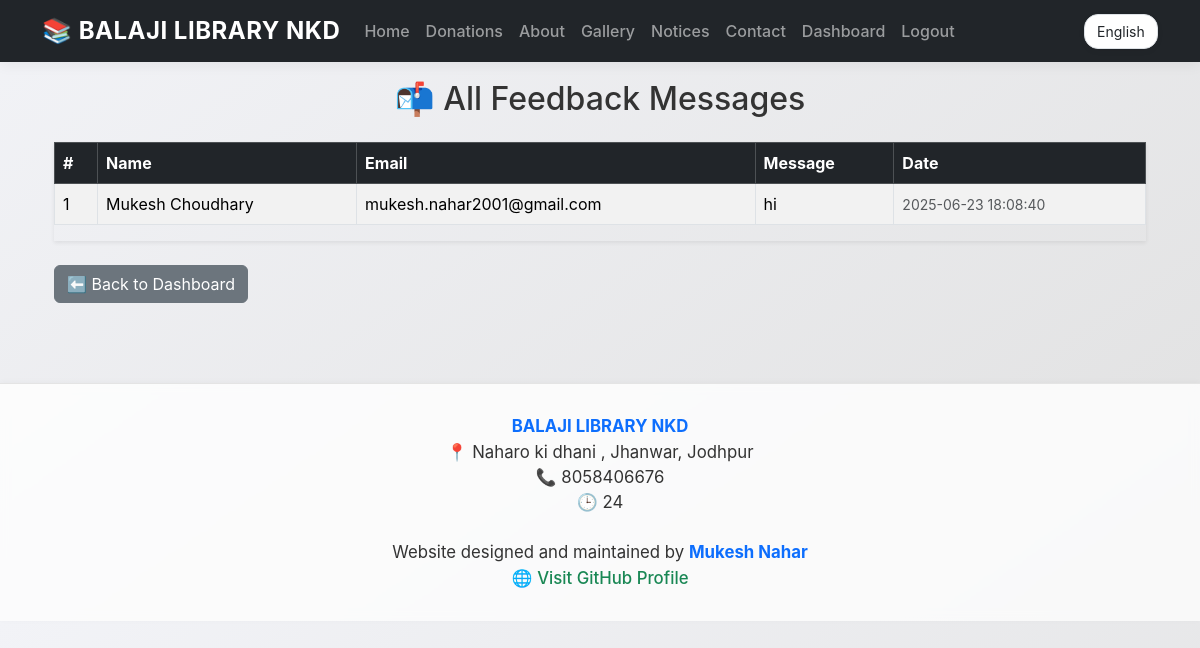
Page /admin/feedback (signed in) on the committed database.
### tables this page shows
CREATE TABLE settings (
    id INTEGER PRIMARY KEY AUTOINCREMENT,
    total_seats INTEGER DEFAULT 60
, library_name TEXT, library_address TEXT, library_phone TEXT, opening_hours TEXT, about TEXT);

CREATE TABLE feedback (
    id INTEGER PRIMARY KEY AUTOINCREMENT,
    name TEXT,
    email TEXT,
    message TEXT,
    date TEXT
);

### app.py (the view)
@app.route('/admin/feedback')
def view_feedback():
    if 'admin' not in session:
        flash("Admin login required!", "danger")
        return redirect(url_for('admin_login'))
    conn = sqlite3.connect(DB_PATH)
    conn.row_factory = sqlite3.Row
    cur = conn.cursor()
    cur.execute("SELECT * FROM feedback ORDER BY date DESC")
    feedbacks = cur.fetchall()
    conn.close()
    return render_template('feedback_list.html', feedbacks=feedbacks)

### app.py (called while the page is built)
@app.context_processor
def inject_library_settings():
    conn = sqlite3.connect(DB_PATH)
    conn.row_factory = sqlite3.Row
    cur = conn.cursor()
    cur.execute("SELECT * FROM settings LIMIT 1")
    settings = cur.fetchone()
    conn.close()
    return dict(library_settings=settings)

### templates/feedback_list.html (shortened to what this page needs)
{% extends "layout.html" %}
{% block content %}
<div class="container my-5">
  <h2 class="mb-4 text-center">📬 All Feedback Messages</h2>
  {% if feedbacks and feedbacks|length > 0 %}
    <div class="table-responsive shadow-sm">
      <table class="table table-bordered table-striped align-middle">
        <thead class="table-dark">
          <tr>
            <th>#</th>
            <th>Name</th>
            <th>Email</th>
            <th>Message</th>
            <th>Date</th>
          </tr>
        </thead>
        <tbody>
          {% for fb in feedbacks %}
          <tr>
            <td>{{ loop.index }}</td>
            <td>{{ fb['name'] }}</td>
            <td>{{ fb['email'] or '—' }}</td>
            <td>{{ fb['message'] }}</td>
            <td><small class="text-muted">{{ fb['date'] }}</small></td>
          </tr>
          {% endfor %}
        </tbody>
      </table>
    </div>
  {% else %}
    <div class="alert alert-info">No feedback received yet.</div>
  {% endif %}
  <a href="{{ url_for('dashboard') }}" class="btn btn-secondary mt-4">⬅️ Back to Dashboard</a>
</div>
{% endblock %}

### templates/layout.html (shortened to what this page needs)
<!DOCTYPE html>
<html lang="en">
<head>
  <link href="https://cdn.jsdelivr.net/npm/bootstrap@5.3.2/dist/css/bootstrap.min.css" rel="stylesheet">
</head>
<body>
<nav class="navbar navbar-expand-lg navbar-dark bg-dark fixed-top">
  <div class="container">
    <a class="navbar-brand fw-bold" href="{{ url_for('index') }}">
      📚 {{ library_settings.library_name or 'Balaji Library' }}
    </a>
    <div class="collapse navbar-collapse" id="navbarNav">
      <ul class="navbar-nav me-auto mb-2 mb-lg-0">
        <li class="nav-item"><a class="nav-link" href="{{ url_for('index') }}">Home</a></li>
        <li class="nav-item"><a class="nav-link" href="{{ url_for('donations') }}"> Donations</a></li>
        <li class="nav-item"><a class="nav-link" href="{{ url_for('about') }}">About</a></li>
        <li class="nav-item"><a class="nav-link" href="{{ url_for('gallery') }}">Gallery</a></li>
        <li class="nav-item"><a class="nav-link" href="{{ url_for('notice_board') }}"> Notices</a></li>
        <li class="nav-item"><a class="nav-link" href="{{ url_for('contact') }}">Contact</a></li>
        {% if session.get('admin') %}
        <li class="nav-item"><a class="nav-link" href="{{ url_for('dashboard') }}">Dashboard</a></li>
        <li class="nav-item"><a class="nav-link" href="{{ url_for('logout') }}">Logout</a></li>
        {% elif session.get('student') %}
        <li class="nav-item"><a class="nav-link" href="{{ url_for('logout') }}">Logout</a></li>
        {% else %}
        <li class="nav-item"><a class="nav-link" href="{{ url_for('student_login') }}">Student Login</a></li>
        <li class="nav-item"><a class="nav-link" href="{{ url_for('admin_login') }}">Admin Login</a></li>
        {% endif %}
      </ul>
      <div class="lang-switcher d-flex align-items-center">
        <form method="POST" action="{{ url_for('set_language') }}">
          <select name="lang" onchange="this.form.submit()" class="form-select form-select-sm">
            <option value="en" {% if session.get('lang') == 'en' %}selected{% endif %}>English</option>
          </select>
        </form>
      </div>
    </div>
  </div>
</nav>
<div class="container" style="margin-top: 80px;">
  {% block content %}
  {% endblock %}
</div>
<footer>
  <strong>{{ library_settings.library_name or 'Balaji Library' }}</strong><br>
  📍 {{ library_settings.library_address or 'Address not set' }}<br>
  📞 {{ library_settings.library_phone or 'Phone not set' }}<br>
  🕒 {{ library_settings.opening_hours or 'Timing not set' }}<br>
  <br>
   Website designed and maintained by <strong>Mukesh Nahar</strong><br>
  🌐 <a href="https://github.com/mu119" target="_blank">Visit GitHub Profile</a>
</footer>
</body>
</html>

### templates/layout.html (style rules this page uses)
body { font-family: "SF Pro Display", -apple-system, BlinkMacSystemFont, "Segoe UI", Roboto, Oxygen, Ubuntu, Cantarell, sans-serif; background: linear-gradient(145deg, #f2f3f7, #e0e0e0); color: #333; }
.navbar { box-shadow: 0 4px 12px rgba(0, 0, 0, 0.05); backdrop-filter: blur(10px); background: rgba(0, 0, 0, 0.8); }
.navbar-brand { font-weight: 700; font-size: 1.5rem; letter-spacing: 0.5px; }
.nav-link { font-weight: 500; padding: 8px 16px; border-radius: 12px; transition: background 0.3s ease; }
.lang-switcher select { border-radius: 14px; padding: 6px 12px; background: #fff; border: 1px solid #dee2e6; box-shadow: 0 2px 6px rgba(0,0,0,0.05); }
.container { animation: fadeIn 0.4s ease-in-out; }
footer { background: rgba(255, 255, 255, 0.8); backdrop-filter: blur(5px); margin-top: 80px; border-top: 1px solid #e4e4e4; box-shadow: 0 -1px 6px rgba(0, 0, 0, 0.03); padding: 30px 0; font-size: 1.05rem; text-align: center; }
footer strong { color: #0d6efd; }
footer a { color: #198754; text-decoration: none; font-weight: 500; }

### rows in the picture
settings: library_name "BALAJI LIBRARY NKD", library_address "Naharo ki dhani , Jhanwar, Jodhpur", library_phone "8058406676", opening_hours "24"
feedback: name "Mukesh Choudhary", email "mukesh.nahar2001@gmail.com", message "hi", date "2025-06-23 18:08:40"
